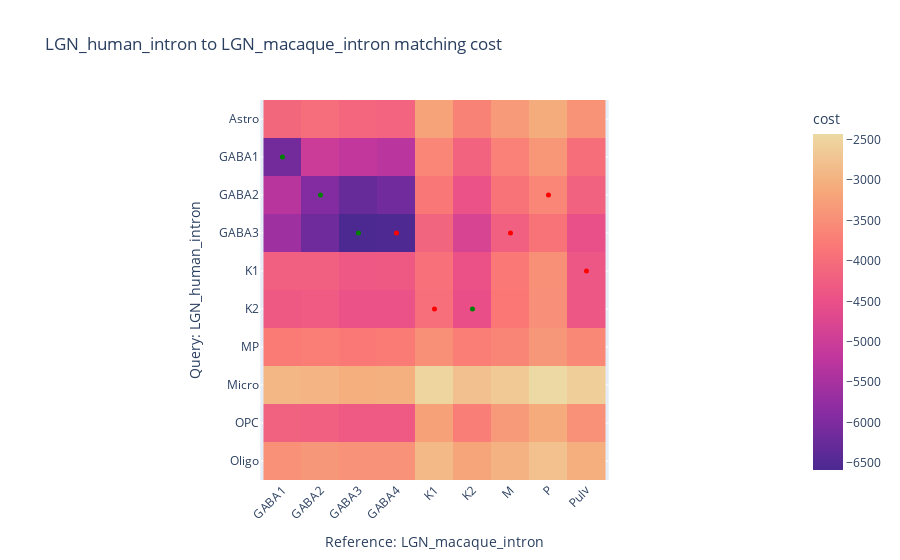

Notebook code for this chart:
### Markdown cell above
Use the below codeblock to test out certain parameters (or think how you could automate a grid-like parameter-search) to determine which choice might yield the best results (and why that may be the case?).

### Code cell
# query / reference dataset choice
q_id = 'LGN_human_intron'
ref_id = 'LGN_macaque_intron'

q_ds = sc.read_h5ad(f'../data/{q_id}.h5ad')
ref_ds = sc.read_h5ad(f'../data/{ref_id}.h5ad')

# the parameters to tune
rcm = RefCM(target_sum=1e6, discovery_threshold=0.5, max_splits=3)

# evaluation / display
m = rcm.annotate(q_ds, q_id, ref_ds, ref_id, DSS[q_id], DSS[ref_id])
perf = m.eval(DSS[q_id])
m.display_matching_costs(DSS[q_id])

### Figure 1 — Plotly figure (JSON) as saved in the notebook; plotly's stock layout.template omitted (floating-point values rounded to 4 significant figures)
{"data": [{"coloraxis": "coloraxis", "hovertemplate": "Reference: LGN_macaque_intron: %{x}<br>Query: LGN_human_intron: %{y}<br>cost: %{z}<extra></extra>", "name": "0", "type": "heatmap", "x": ["GABA1", "GABA2", "GABA3", "GABA4", "K1", "K2", "M", "P", "Pulv"], "xaxis": "x", "y": ["Astro", "GABA1", "GABA2", "GABA3", "K1", "K2", "MP", "Micro", "OPC", "Oligo"], "yaxis": "y", "z": [[-4098.0, -3989.0, -4124.0, -4149.0, -3207.0, -3675.0, -3333.0, -3071.0, -3430.0], [-6128.0, -5037.0, -5166.0, -5269.0, -3622.0, -4171.0, -3687.0, -3389.0, -3986.0], [-5304.0, -5943.0, -6275.0, -6143.0, -3833.0, -4458.0, -3898.0, -3614.0, -4185.0], [-5610.0, -6176.0, -6588.0, -6553.0, -4140.0, -4822.0, -4217.0, -3907.0, -4518.0], [-4224.0, -4223.0, -4362.0, -4335.0, -3957.0, -4478.0, -3808.0, -3477.0, -4379.0], [-4336.0, -4307.0, -4465.0, -4457.0, -3959.0, -4525.0, -3828.0, -3495.0, -4374.0], [-3771.0, -3747.0, -3807.0, -3784.0, -3478.0, -3746.0, -3632.0, -3370.0, -3592.0], [-2911.0, -2960.0, -3052.0, -3014.0, -2492.0, -2782.0, -2656.0, -2427.0, -2591.0], [-4206.0, -4217.0, -4318.0, -4329.0, -3230.0, -3727.0, -3326.0, -3092.0, -3454.0], [-3454.0, -3373.0, -3448.0, -3449.0, -2879.0, -3191.0, -2998.0, -2775.0, -3029.0]]}, {"hovertemplate": "%{y} -> %{x}", "marker": {"color": ["green", "green", "red", "green", "red", "red", "red", "red", "green"], "size": 5}, "mode": "markers", "name": "", "type": "scatter", "x": ["GABA1", "GABA2", "P", "GABA3", "GABA4", "M", "Pulv", "K1", "K2"], "y": ["GABA1", "GABA2", "GABA2", "GABA3", "GABA3", "GABA3", "K1", "K2", "K2"]}], "layout": {"coloraxis": {"colorbar": {"title": {"text": "cost"}}, "colorscale": [[0, "rgb(75, 41, 145)"], [0.1667, "rgb(135, 44, 162)"], [0.3333, "rgb(192, 54, 157)"], [0.5, "rgb(234, 79, 136)"], [0.6667, "rgb(250, 120, 118)"], [0.8333, "rgb(246, 169, 122)"], [1, "rgb(237, 217, 163)"]]}, "title": {"text": "LGN_human_intron to LGN_macaque_intron matching cost"}, "xaxis": {"anchor": "y", "constrain": "domain", "domain": [0, 1], "scaleanchor": "y", "tickangle": -45, "title": {"text": "Reference: LGN_macaque_intron"}}, "yaxis": {"anchor": "x", "autorange": "reversed", "constrain": "domain", "domain": [0, 1], "title": {"text": "Query: LGN_human_intron"}}}}
